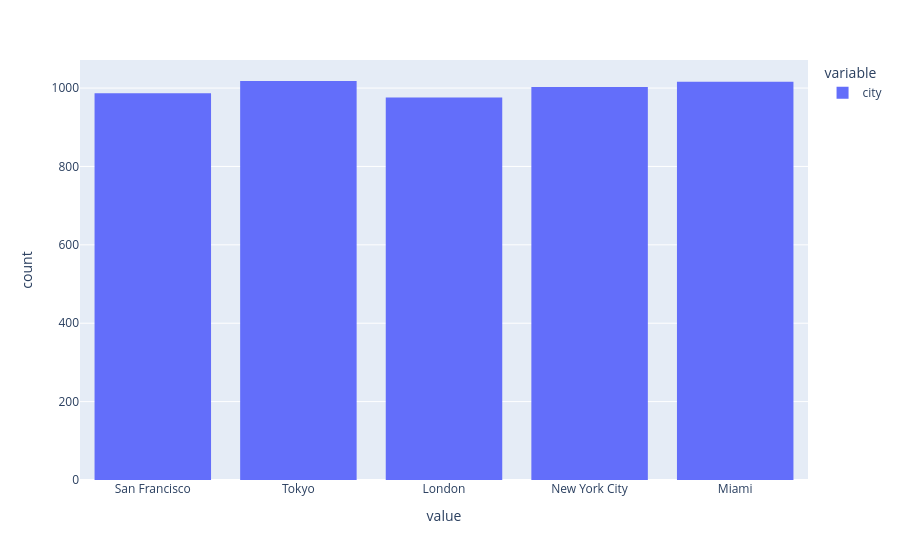

Notebook source saved alongside this figure:
### Code cell
px.histogram(df['city'])

### Figure 1 — Plotly figure (JSON) as saved in the notebook; plotly's stock layout.template omitted (floating-point values rounded to 4 significant figures; data arrays with more than 128 entries replaced by an {"elided": "..."} marker saying what was removed)
{"data": [{"alignmentgroup": "True", "bingroup": "x", "hovertemplate": "variable=city<br>value=%{x}<br>count=%{y}<extra></extra>", "legendgroup": "city", "marker": {"color": "#636efa", "pattern": {"shape": ""}}, "name": "city", "offsetgroup": "city", "orientation": "v", "showlegend": true, "type": "histogram", "x": {"elided": "5000 str values"}, "xaxis": "x", "yaxis": "y"}], "layout": {"barmode": "relative", "legend": {"title": {"text": "variable"}, "tracegroupgap": 0}, "margin": {"t": 60}, "xaxis": {"anchor": "y", "domain": [0, 1], "title": {"text": "value"}}, "yaxis": {"anchor": "x", "domain": [0, 1], "title": {"text": "count"}}}}
